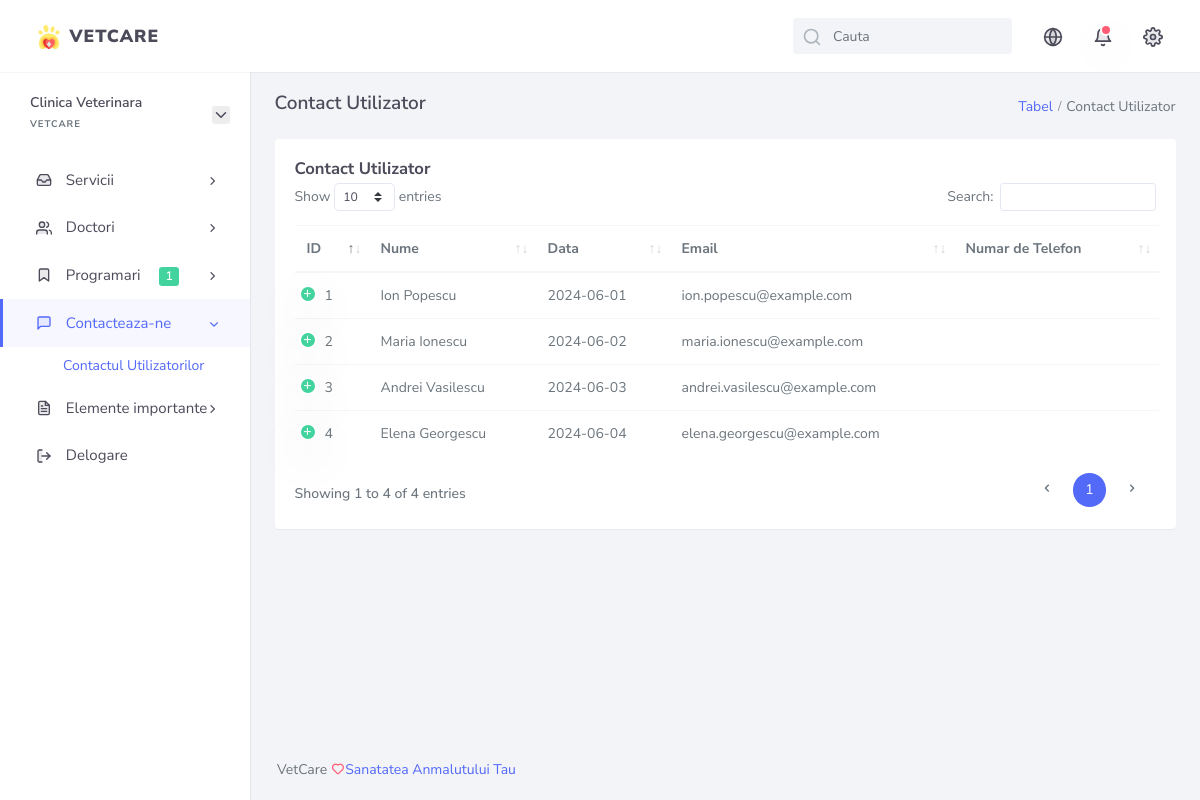
The app's page /author/contact_us.php with its own data.
### tables this page shows
CREATE TABLE `date_utilizator` (
                         `id` int(11) NOT NULL,
                         `nume` varchar(255) NOT NULL,
                         `data` date NOT NULL,
                         `email` varchar(255) NOT NULL,
                         `numar_telefon` int(11) NOT NULL,
                         `mesaj` varchar(500) NOT NULL
);

### author/contact_us.php (the view, shortened to what this page needs)
<?php
require_once '../controller/config/db_config.php';
?>
<!DOCTYPE html>
<html lang="en">
<head>
    <link href="assets/libs/datatables/dataTables.bootstrap4.min.css" rel="stylesheet" type="text/css" />
    <link href="assets/libs/datatables/responsive.bootstrap4.min.css" rel="stylesheet" type="text/css" />
    <link href="assets/libs/datatables/buttons.bootstrap4.min.css" rel="stylesheet" type="text/css" />
    <link href="assets/libs/datatables/select.bootstrap4.min.css" rel="stylesheet" type="text/css" />
    <link href="assets/css/bootstrap.min.css" rel="stylesheet" type="text/css" />
    <link href="assets/css/icons.min.css" rel="stylesheet" type="text/css" />
    <link href="assets/css/app.min.css" rel="stylesheet" type="text/css" />
</head>
<body>
<div id="wrapper">
    <?php include_once "include/topbar.php" ?>
    <?php include_once "include/sidebar.php" ?>
    <div class="content-page">
        <div class="content">
            <div class="container-fluid">
                <div class="row page-title">
                    <div class="col-md-12">
                        <nav aria-label="breadcrumb" class="float-right mt-1">
                            <ol class="breadcrumb">
                                <li class="breadcrumb-item"><a href="#">Tabel</a></li>
                                <li class="breadcrumb-item active" aria-current="page">Contact Utilizator</li>
                            </ol>
                        </nav>
                        <h4 class="mb-1 mt-0">Contact Utilizator</h4>
                    </div>
                </div>
                <div class="row">
                    <div class="col-12">
                        <div class="card">
                            <div class="card-body">
                                <h4 class="header-title mt-0 mb-1">Contact Utilizator</h4>
                                <table id="basic-datatable" class="table dt-responsive nowrap">
                                    <thead>
                                    <tr>
                                        <th>ID</th>
                                        <th>Nume</th>
                                        <th>Data</th>
                                        <th>Email</th>
                                        <th>Numar de Telefon</th>
                                    </tr>
                                    </thead>
                                    <tbody>
                                    <?php
                                    $obtine_informatii_contact = "SELECT * FROM `date_utilizator`";
                                    $informatii_contact = mysqli_query($db_con, $obtine_informatii_contact);
                                    foreach($informatii_contact as $informatii) {
                                        ?>
                                        <tr>
                                            <td><?php echo $informatii['id'] ?></td>
                                            <td><?php echo $informatii['nume'] ?></td>
                                            <td><?php echo $informatii['data'] ?></td>
                                            <td><?php echo $informatii['email'] ?></td>
                                            <td><?php echo $informatii['numar-telefon'] ?></td>
                                        </tr>
                                    <?php } ?>
                                    </tbody>
                                </table>
                            </div>
                        </div>
                    </div>
                </div>
            </div>
        </div>
        <?php include_once 'include/footer.php' ?>
    </div>
</div>
</body>
</html>

### records on screen
date_utilizator: id "1", nume "Ion Popescu", data "2024-06-01", email "ion.popescu@example.com"
date_utilizator: id "2", nume "Maria Ionescu", data "2024-06-02", email "maria.ionescu@example.com"
date_utilizator: id "3", nume "Andrei Vasilescu", data "2024-06-03", email "andrei.vasilescu@example.com"
date_utilizator: id "4", nume "Elena Georgescu", data "2024-06-04", email "elena.georgescu@example.com"
